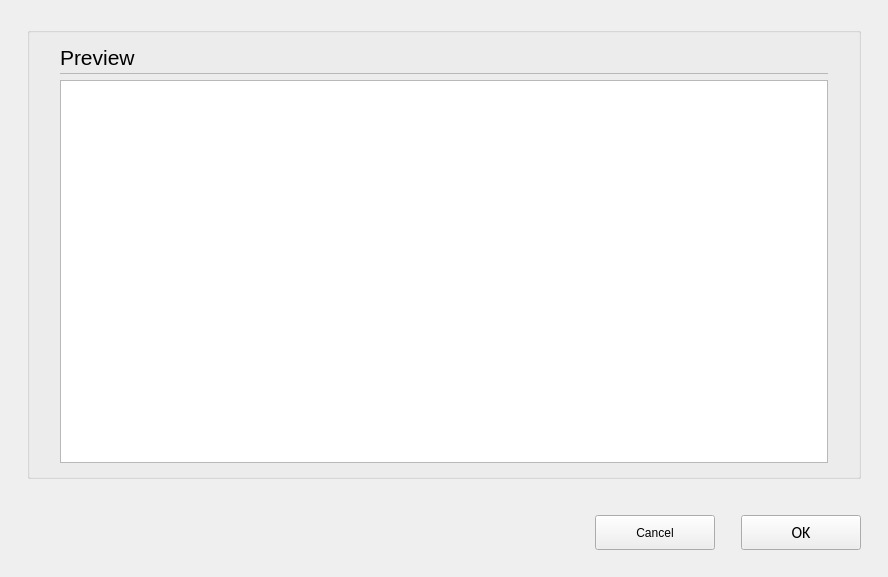
<?xml version="1.0" encoding="UTF-8"?>
<ui version="4.0">
 <class>C_SdNdeHalcConfigImportDialog</class>
 <widget class="QWidget" name="C_SdNdeHalcConfigImportDialog">
  <property name="geometry">
   <rect>
    <x>0</x>
    <y>0</y>
    <width>888</width>
    <height>577</height>
   </rect>
  </property>
  <property name="windowTitle">
   <string>C_SdNdeHalcConfigImportDialog</string>
  </property>
  <layout class="QVBoxLayout" name="verticalLayout">
   <property name="leftMargin">
    <number>27</number>
   </property>
   <property name="topMargin">
    <number>27</number>
   </property>
   <property name="rightMargin">
    <number>27</number>
   </property>
   <property name="bottomMargin">
    <number>0</number>
   </property>
   <item>
    <widget class="stw::opensyde_gui_elements::C_OgeGbx" name="pc_GroupBoxGeneral_5">
     <property name="title">
      <string/>
     </property>
     <layout class="QVBoxLayout" name="verticalLayout_6">
      <property name="spacing">
       <number>0</number>
      </property>
      <property name="leftMargin">
       <number>30</number>
      </property>
      <property name="rightMargin">
       <number>30</number>
      </property>
      <property name="bottomMargin">
       <number>13</number>
      </property>
      <item>
       <layout class="QHBoxLayout" name="horizontalLayout_7" stretch="0,1">
        <property name="spacing">
         <number>6</number>
        </property>
        <item>
         <widget class="stw::opensyde_gui_elements::C_OgeLabHeadingGroupBold" name="pc_LabelHeadingPreview">
          <property name="minimumSize">
           <size>
            <width>0</width>
            <height>30</height>
           </size>
          </property>
          <property name="maximumSize">
           <size>
            <width>16777215</width>
            <height>30</height>
           </size>
          </property>
          <property name="font">
           <font>
            <family>Segoe UI</family>
            <pointsize>16</pointsize>
           </font>
          </property>
          <property name="text">
           <string>Preview</string>
          </property>
         </widget>
        </item>
        <item>
         <spacer name="horizontalSpacer_10">
          <property name="orientation">
           <enum>Qt::Horizontal</enum>
          </property>
          <property name="sizeHint" stdset="0">
           <size>
            <width>40</width>
            <height>1</height>
           </size>
          </property>
         </spacer>
        </item>
       </layout>
      </item>
      <item>
       <layout class="QHBoxLayout" name="horizontalLayout_20" stretch="0">
        <property name="spacing">
         <number>0</number>
        </property>
        <property name="topMargin">
         <number>1</number>
        </property>
        <property name="rightMargin">
         <number>0</number>
        </property>
        <property name="bottomMargin">
         <number>0</number>
        </property>
        <item>
         <widget class="stw::opensyde_gui_elements::C_OgeFraSeparator" name="pc_Frame_3">
          <property name="minimumSize">
           <size>
            <width>0</width>
            <height>1</height>
           </size>
          </property>
          <property name="maximumSize">
           <size>
            <width>16777215</width>
            <height>1</height>
           </size>
          </property>
          <property name="frameShape">
           <enum>QFrame::StyledPanel</enum>
          </property>
          <property name="frameShadow">
           <enum>QFrame::Raised</enum>
          </property>
         </widget>
        </item>
       </layout>
      </item>
      <item>
       <spacer name="verticalSpacer_6">
        <property name="orientation">
         <enum>Qt::Vertical</enum>
        </property>
        <property name="sizeType">
         <enum>QSizePolicy::Fixed</enum>
        </property>
        <property name="sizeHint" stdset="0">
         <size>
          <width>6</width>
          <height>6</height>
         </size>
        </property>
       </spacer>
      </item>
      <item>
       <widget class="stw::opensyde_gui::C_SdNdeHalcConfigImportView" name="pc_TreeView"/>
      </item>
     </layout>
    </widget>
   </item>
   <item>
    <spacer name="pc_VerticalSpacerButtonsObove">
     <property name="orientation">
      <enum>Qt::Vertical</enum>
     </property>
     <property name="sizeType">
      <enum>QSizePolicy::Fixed</enum>
     </property>
     <property name="sizeHint" stdset="0">
      <size>
       <width>20</width>
       <height>30</height>
      </size>
     </property>
    </spacer>
   </item>
   <item>
    <layout class="QHBoxLayout" name="horizontalLayout_22">
     <item>
      <spacer name="horizontalSpacer_9">
       <property name="orientation">
        <enum>Qt::Horizontal</enum>
       </property>
       <property name="sizeHint" stdset="0">
        <size>
         <width>40</width>
         <height>20</height>
        </size>
       </property>
      </spacer>
     </item>
     <item>
      <widget class="stw::opensyde_gui_elements::C_OgePubCancel" name="pc_PushButtonCancel">
       <property name="minimumSize">
        <size>
         <width>120</width>
         <height>35</height>
        </size>
       </property>
       <property name="maximumSize">
        <size>
         <width>120</width>
         <height>35</height>
        </size>
       </property>
       <property name="text">
        <string>Cancel</string>
       </property>
      </widget>
     </item>
     <item>
      <spacer name="horizontalSpacer">
       <property name="orientation">
        <enum>Qt::Horizontal</enum>
       </property>
       <property name="sizeType">
        <enum>QSizePolicy::Fixed</enum>
       </property>
       <property name="sizeHint" stdset="0">
        <size>
         <width>20</width>
         <height>20</height>
        </size>
       </property>
      </spacer>
     </item>
     <item>
      <widget class="stw::opensyde_gui_elements::C_OgePubDialog" name="pc_PushButtonOk">
       <property name="minimumSize">
        <size>
         <width>120</width>
         <height>35</height>
        </size>
       </property>
       <property name="maximumSize">
        <size>
         <width>120</width>
         <height>35</height>
        </size>
       </property>
       <property name="font">
        <font>
         <family>Calibri</family>
         <pointsize>12</pointsize>
        </font>
       </property>
       <property name="text">
        <string>OK</string>
       </property>
      </widget>
     </item>
    </layout>
   </item>
   <item>
    <spacer name="verticalSpacer_7">
     <property name="orientation">
      <enum>Qt::Vertical</enum>
     </property>
     <property name="sizeType">
      <enum>QSizePolicy::Fixed</enum>
     </property>
     <property name="sizeHint" stdset="0">
      <size>
       <width>20</width>
       <height>27</height>
      </size>
     </property>
    </spacer>
   </item>
  </layout>
 </widget>
 <customwidgets>
  <customwidget>
   <class>stw::opensyde_gui_elements::C_OgeLabHeadingGroupBold</class>
   <extends>QLabel</extends>
   <header>C_OgeLabHeadingGroupBold.hpp</header>
  </customwidget>
  <customwidget>
   <class>stw::opensyde_gui_elements::C_OgeFraSeparator</class>
   <extends>QFrame</extends>
   <header>C_OgeFraSeparator.hpp</header>
   <container>1</container>
  </customwidget>
  <customwidget>
   <class>stw::opensyde_gui_elements::C_OgePubDialog</class>
   <extends>QPushButton</extends>
   <header>C_OgePubDialog.hpp</header>
  </customwidget>
  <customwidget>
   <class>stw::opensyde_gui_elements::C_OgeGbx</class>
   <extends>QGroupBox</extends>
   <header>C_OgeGbx.hpp</header>
   <container>1</container>
  </customwidget>
  <customwidget>
   <class>stw::opensyde_gui_elements::C_OgePubCancel</class>
   <extends>QPushButton</extends>
   <header>C_OgePubCancel.hpp</header>
  </customwidget>
  <customwidget>
   <class>stw::opensyde_gui::C_SdNdeHalcConfigImportView</class>
   <extends>QTreeView</extends>
   <header>C_SdNdeHalcConfigImportView.hpp</header>
  </customwidget>
 </customwidgets>
 <resources/>
 <connections/>
</ui>
